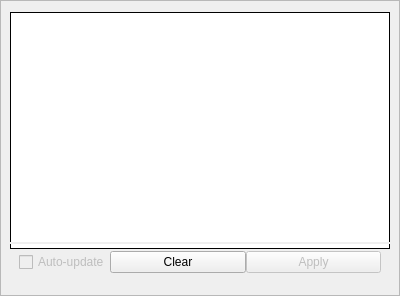
<?xml version="1.0" encoding="UTF-8"?>
<ui version="4.0">
 <class>MainFrame</class>
 <widget class="QFrame" name="MainFrame">
  <property name="geometry">
   <rect>
    <x>0</x>
    <y>0</y>
    <width>400</width>
    <height>296</height>
   </rect>
  </property>
  <property name="sizePolicy">
   <sizepolicy hsizetype="Preferred" vsizetype="MinimumExpanding">
    <horstretch>0</horstretch>
    <verstretch>0</verstretch>
   </sizepolicy>
  </property>
  <property name="windowTitle">
   <string>Frame</string>
  </property>
  <property name="frameShape">
   <enum>QFrame::StyledPanel</enum>
  </property>
  <property name="frameShadow">
   <enum>QFrame::Raised</enum>
  </property>
  <layout class="QVBoxLayout" name="verticalLayout">
   <property name="spacing">
    <number>0</number>
   </property>
   <property name="leftMargin">
    <number>9</number>
   </property>
   <property name="topMargin">
    <number>9</number>
   </property>
   <property name="rightMargin">
    <number>9</number>
   </property>
   <property name="bottomMargin">
    <number>9</number>
   </property>
   <item>
    <widget class="QListWidget" name="filterListWidget">
     <property name="enabled">
      <bool>true</bool>
     </property>
     <property name="sizePolicy">
      <sizepolicy hsizetype="Expanding" vsizetype="Maximum">
       <horstretch>0</horstretch>
       <verstretch>0</verstretch>
      </sizepolicy>
     </property>
     <property name="minimumSize">
      <size>
       <width>0</width>
       <height>230</height>
      </size>
     </property>
     <property name="styleSheet">
      <string notr="true">QListWidget{
	background-color: rgb(255, 255, 255);
     border-top: 1px solid black;
     border-left: 1px solid black;
     border-right: 1px solid black;
     border-radius: 0px;
     padding: 5px
}

QListWidget:!enabled { 
	background-color: rgb(255, 255, 255);
    padding: 5px
}

/* For icon only */
QListView::icon {
    left: 5px;
    right: 5px;
    top: 5px;
    bottom: 5px;
}

/* For text only */
QListView::text {
    left: 5px;
    right: 5px;
    top: 5px;
    bottom: 5px;
}</string>
     </property>
     <property name="frameShape">
      <enum>QFrame::StyledPanel</enum>
     </property>
     <property name="frameShadow">
      <enum>QFrame::Sunken</enum>
     </property>
     <property name="lineWidth">
      <number>0</number>
     </property>
     <property name="iconSize">
      <size>
       <width>80</width>
       <height>80</height>
      </size>
     </property>
     <property name="movement">
      <enum>QListView::Static</enum>
     </property>
     <property name="isWrapping" stdset="0">
      <bool>true</bool>
     </property>
     <property name="resizeMode">
      <enum>QListView::Adjust</enum>
     </property>
     <property name="spacing">
      <number>0</number>
     </property>
     <property name="gridSize">
      <size>
       <width>100</width>
       <height>110</height>
      </size>
     </property>
     <property name="viewMode">
      <enum>QListView::IconMode</enum>
     </property>
     <property name="uniformItemSizes">
      <bool>false</bool>
     </property>
     <property name="wordWrap">
      <bool>false</bool>
     </property>
     <property name="sortingEnabled">
      <bool>false</bool>
     </property>
    </widget>
   </item>
   <item>
    <widget class="QProgressBar" name="progressBar">
     <property name="maximumSize">
      <size>
       <width>16777215</width>
       <height>5</height>
      </size>
     </property>
     <property name="styleSheet">
      <string notr="true"> QProgressBar {
     border-left: 1px solid black;
     border-right: 1px solid black;
     border-bottom: 1px solid black;
     border-radius: 0px;
 }

 QProgressBar::chunk {
     background-color: #05B8CC;
     width: 20px;
 }</string>
     </property>
     <property name="value">
      <number>0</number>
     </property>
     <property name="textVisible">
      <bool>false</bool>
     </property>
     <property name="invertedAppearance">
      <bool>false</bool>
     </property>
    </widget>
   </item>
   <item>
    <layout class="QHBoxLayout" name="horizontalLayout">
     <property name="spacing">
      <number>0</number>
     </property>
     <property name="sizeConstraint">
      <enum>QLayout::SetDefaultConstraint</enum>
     </property>
     <property name="leftMargin">
      <number>9</number>
     </property>
     <property name="topMargin">
      <number>0</number>
     </property>
     <property name="rightMargin">
      <number>9</number>
     </property>
     <property name="bottomMargin">
      <number>9</number>
     </property>
     <item>
      <widget class="QCheckBox" name="autoUpdateCheckBox">
       <property name="enabled">
        <bool>false</bool>
       </property>
       <property name="sizePolicy">
        <sizepolicy hsizetype="Maximum" vsizetype="Fixed">
         <horstretch>0</horstretch>
         <verstretch>0</verstretch>
        </sizepolicy>
       </property>
       <property name="text">
        <string>Auto-update</string>
       </property>
      </widget>
     </item>
     <item>
      <widget class="QPushButton" name="clearFilterButton">
       <property name="text">
        <string>Clear</string>
       </property>
      </widget>
     </item>
     <item>
      <widget class="QPushButton" name="applyFilterButton">
       <property name="enabled">
        <bool>false</bool>
       </property>
       <property name="styleSheet">
        <string notr="true"/>
       </property>
       <property name="text">
        <string>Apply</string>
       </property>
      </widget>
     </item>
    </layout>
   </item>
  </layout>
 </widget>
 <resources/>
 <connections/>
</ui>
